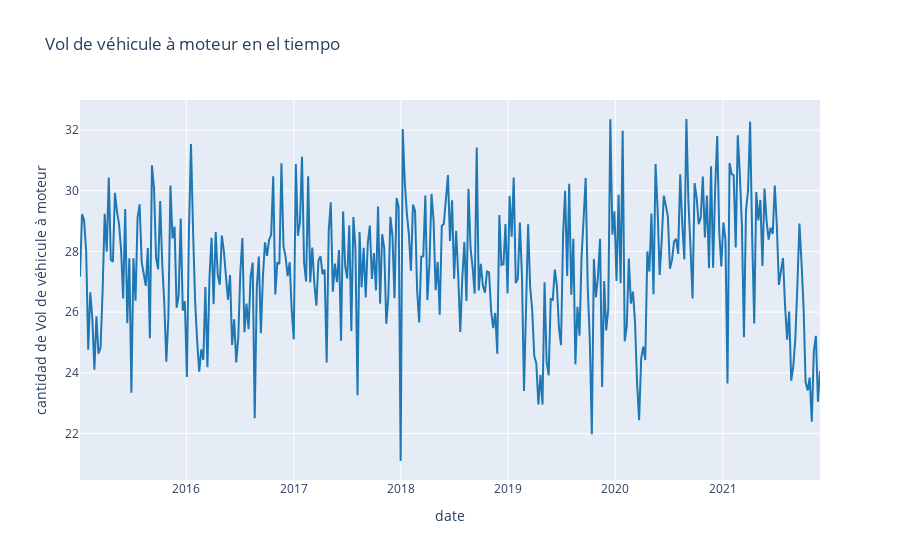

Write notebook code for a chart like this one.
### Code cell
fig = go.Figure([
    go.Scatter(
        name='precision media',
        x=y_s4.index,
        y=y_s4["pdq"],
        mode='lines',
        line=dict(color='rgb(31, 119, 180)'),
    ),
])
fig.update_layout(
    yaxis_title='cantidad de Vol de véhicule à moteur',
    xaxis_title='date',
    title='Vol de véhicule à moteur en el tiempo',
    hovermode="x"
)
fig.show()

### Figure 1 — Plotly figure (JSON) as saved in the notebook; plotly's stock layout.template omitted (floating-point values rounded to 4 significant figures; data arrays with more than 128 entries replaced by an {"elided": "..."} marker saying what was removed)
{"data": [{"line": {"color": "rgb(31, 119, 180)"}, "mode": "lines", "name": "precision media", "type": "scatter", "x": {"elided": "361 str values"}, "y": {"elided": "361 float values"}}], "layout": {"hovermode": "x", "title": {"text": "Vol de véhicule à moteur en el tiempo"}, "xaxis": {"title": {"text": "date"}}, "yaxis": {"title": {"text": "cantidad de Vol de véhicule à moteur"}}}}
